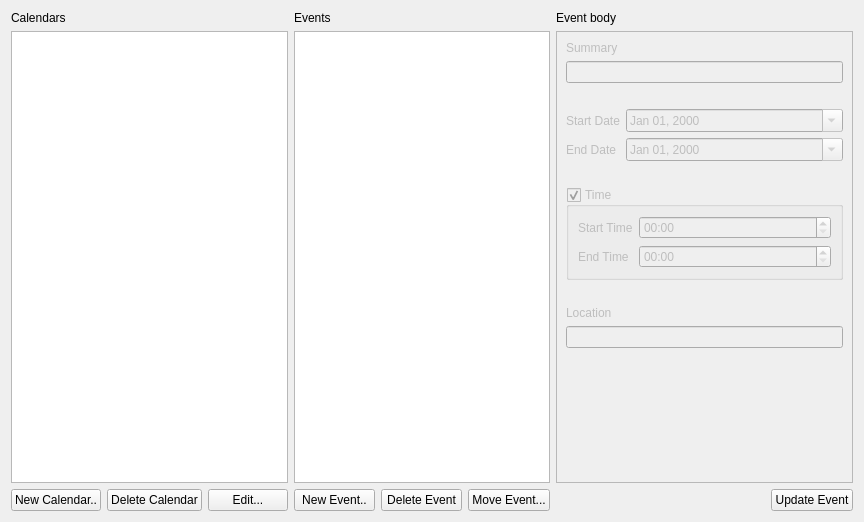
<?xml version="1.0" encoding="UTF-8"?>
<ui version="4.0">
 <class>Form</class>
 <widget class="QWidget" name="Form">
  <property name="geometry">
   <rect>
    <x>0</x>
    <y>0</y>
    <width>864</width>
    <height>522</height>
   </rect>
  </property>
  <property name="windowTitle">
   <string>Form</string>
  </property>
  <layout class="QGridLayout" name="gridLayout_3">
   <item row="0" column="0">
    <widget class="QLabel" name="label">
     <property name="text">
      <string>Calendars</string>
     </property>
    </widget>
   </item>
   <item row="0" column="3">
    <widget class="QLabel" name="label_2">
     <property name="text">
      <string>Events</string>
     </property>
    </widget>
   </item>
   <item row="0" column="6">
    <widget class="QLabel" name="label_3">
     <property name="text">
      <string>Event body</string>
     </property>
    </widget>
   </item>
   <item row="1" column="0" colspan="3">
    <widget class="QListWidget" name="calendarsListWidget"/>
   </item>
   <item row="1" column="3" colspan="3">
    <widget class="QListWidget" name="eventsListWidget"/>
   </item>
   <item row="1" column="6">
    <widget class="QFrame" name="frame">
     <property name="enabled">
      <bool>false</bool>
     </property>
     <property name="frameShape">
      <enum>QFrame::StyledPanel</enum>
     </property>
     <property name="frameShadow">
      <enum>QFrame::Raised</enum>
     </property>
     <layout class="QGridLayout" name="gridLayout_4">
      <item row="0" column="0">
       <widget class="QLabel" name="label_8">
        <property name="text">
         <string>Summary</string>
        </property>
       </widget>
      </item>
      <item row="1" column="0">
       <widget class="QLineEdit" name="summaryLineEdit"/>
      </item>
      <item row="3" column="0">
       <layout class="QGridLayout" name="gridLayout_2">
        <item row="0" column="0">
         <widget class="QLabel" name="label_4">
          <property name="text">
           <string>Start Date</string>
          </property>
         </widget>
        </item>
        <item row="0" column="1">
         <widget class="QDateEdit" name="startDateEdit">
          <property name="sizePolicy">
           <sizepolicy hsizetype="MinimumExpanding" vsizetype="Fixed">
            <horstretch>0</horstretch>
            <verstretch>0</verstretch>
           </sizepolicy>
          </property>
          <property name="displayFormat">
           <string>MMM dd, yyyy</string>
          </property>
          <property name="calendarPopup">
           <bool>true</bool>
          </property>
         </widget>
        </item>
        <item row="1" column="0">
         <widget class="QLabel" name="label_5">
          <property name="text">
           <string>End Date</string>
          </property>
         </widget>
        </item>
        <item row="1" column="1">
         <widget class="QDateEdit" name="endDateEdit">
          <property name="displayFormat">
           <string>MMM dd, yyyy</string>
          </property>
          <property name="calendarPopup">
           <bool>true</bool>
          </property>
         </widget>
        </item>
       </layout>
      </item>
      <item row="5" column="0">
       <widget class="QGroupBox" name="timeGroupBox">
        <property name="title">
         <string>Time</string>
        </property>
        <property name="checkable">
         <bool>true</bool>
        </property>
        <layout class="QGridLayout" name="gridLayout">
         <item row="0" column="0">
          <widget class="QLabel" name="label_6">
           <property name="text">
            <string>Start Time</string>
           </property>
          </widget>
         </item>
         <item row="0" column="1">
          <widget class="QTimeEdit" name="startTimeEdit">
           <property name="sizePolicy">
            <sizepolicy hsizetype="MinimumExpanding" vsizetype="Fixed">
             <horstretch>0</horstretch>
             <verstretch>0</verstretch>
            </sizepolicy>
           </property>
           <property name="displayFormat">
            <string>HH:mm</string>
           </property>
           <property name="calendarPopup">
            <bool>false</bool>
           </property>
          </widget>
         </item>
         <item row="1" column="0">
          <widget class="QLabel" name="label_7">
           <property name="text">
            <string>End Time</string>
           </property>
          </widget>
         </item>
         <item row="1" column="1">
          <widget class="QTimeEdit" name="endTimeEdit">
           <property name="displayFormat">
            <string>HH:mm</string>
           </property>
          </widget>
         </item>
        </layout>
       </widget>
      </item>
      <item row="9" column="0">
       <spacer name="verticalSpacer">
        <property name="orientation">
         <enum>Qt::Vertical</enum>
        </property>
        <property name="sizeHint" stdset="0">
         <size>
          <width>20</width>
          <height>40</height>
         </size>
        </property>
       </spacer>
      </item>
      <item row="2" column="0">
       <spacer name="horizontalSpacer_2">
        <property name="orientation">
         <enum>Qt::Horizontal</enum>
        </property>
        <property name="sizeHint" stdset="0">
         <size>
          <width>40</width>
          <height>20</height>
         </size>
        </property>
       </spacer>
      </item>
      <item row="4" column="0">
       <spacer name="horizontalSpacer_3">
        <property name="orientation">
         <enum>Qt::Horizontal</enum>
        </property>
        <property name="sizeHint" stdset="0">
         <size>
          <width>40</width>
          <height>20</height>
         </size>
        </property>
       </spacer>
      </item>
      <item row="7" column="0">
       <widget class="QLabel" name="label_9">
        <property name="text">
         <string>Location</string>
        </property>
       </widget>
      </item>
      <item row="8" column="0">
       <widget class="QLineEdit" name="locationLineEdit"/>
      </item>
      <item row="6" column="0">
       <spacer name="horizontalSpacer_4">
        <property name="orientation">
         <enum>Qt::Horizontal</enum>
        </property>
        <property name="sizeHint" stdset="0">
         <size>
          <width>40</width>
          <height>20</height>
         </size>
        </property>
       </spacer>
      </item>
     </layout>
    </widget>
   </item>
   <item row="2" column="0">
    <widget class="QPushButton" name="newCalendarButton">
     <property name="text">
      <string>New Calendar..</string>
     </property>
    </widget>
   </item>
   <item row="2" column="1">
    <widget class="QPushButton" name="deleteCalendarButton">
     <property name="text">
      <string>Delete Calendar</string>
     </property>
    </widget>
   </item>
   <item row="2" column="3">
    <widget class="QPushButton" name="newEventButton">
     <property name="text">
      <string>New Event..</string>
     </property>
    </widget>
   </item>
   <item row="2" column="4">
    <widget class="QPushButton" name="deleteEventButton">
     <property name="text">
      <string>Delete Event</string>
     </property>
    </widget>
   </item>
   <item row="2" column="6">
    <layout class="QHBoxLayout" name="horizontalLayout">
     <item>
      <spacer name="horizontalSpacer">
       <property name="orientation">
        <enum>Qt::Horizontal</enum>
       </property>
       <property name="sizeHint" stdset="0">
        <size>
         <width>40</width>
         <height>20</height>
        </size>
       </property>
      </spacer>
     </item>
     <item>
      <widget class="QPushButton" name="updateEventButton">
       <property name="text">
        <string>Update Event</string>
       </property>
      </widget>
     </item>
    </layout>
   </item>
   <item row="2" column="5">
    <widget class="QPushButton" name="moveEventButton">
     <property name="text">
      <string>Move Event...</string>
     </property>
    </widget>
   </item>
   <item row="2" column="2">
    <widget class="QPushButton" name="editCalendarButton">
     <property name="text">
      <string>Edit...</string>
     </property>
    </widget>
   </item>
  </layout>
 </widget>
 <resources/>
 <connections/>
</ui>
